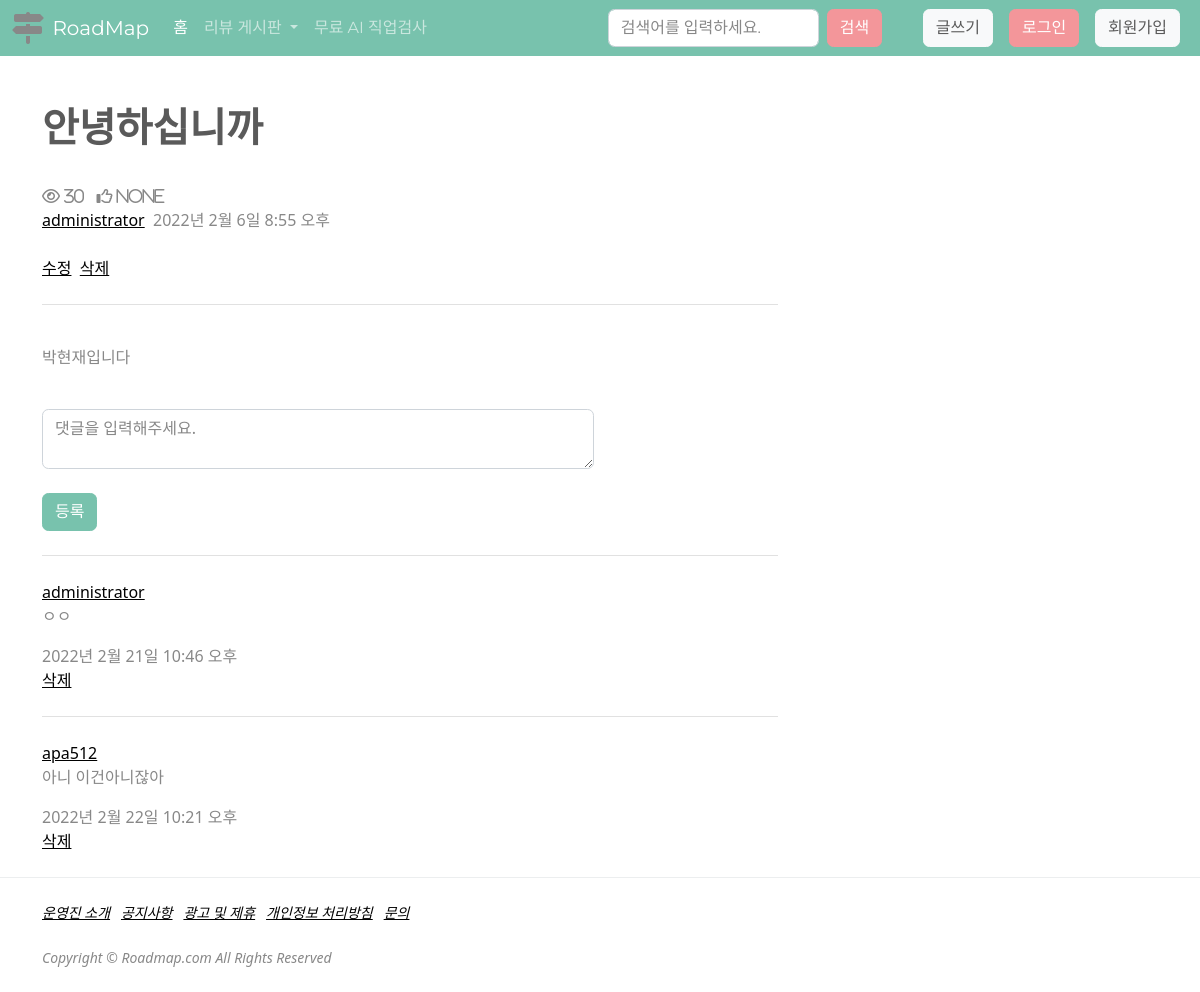
The app's page /board/19/, older data.
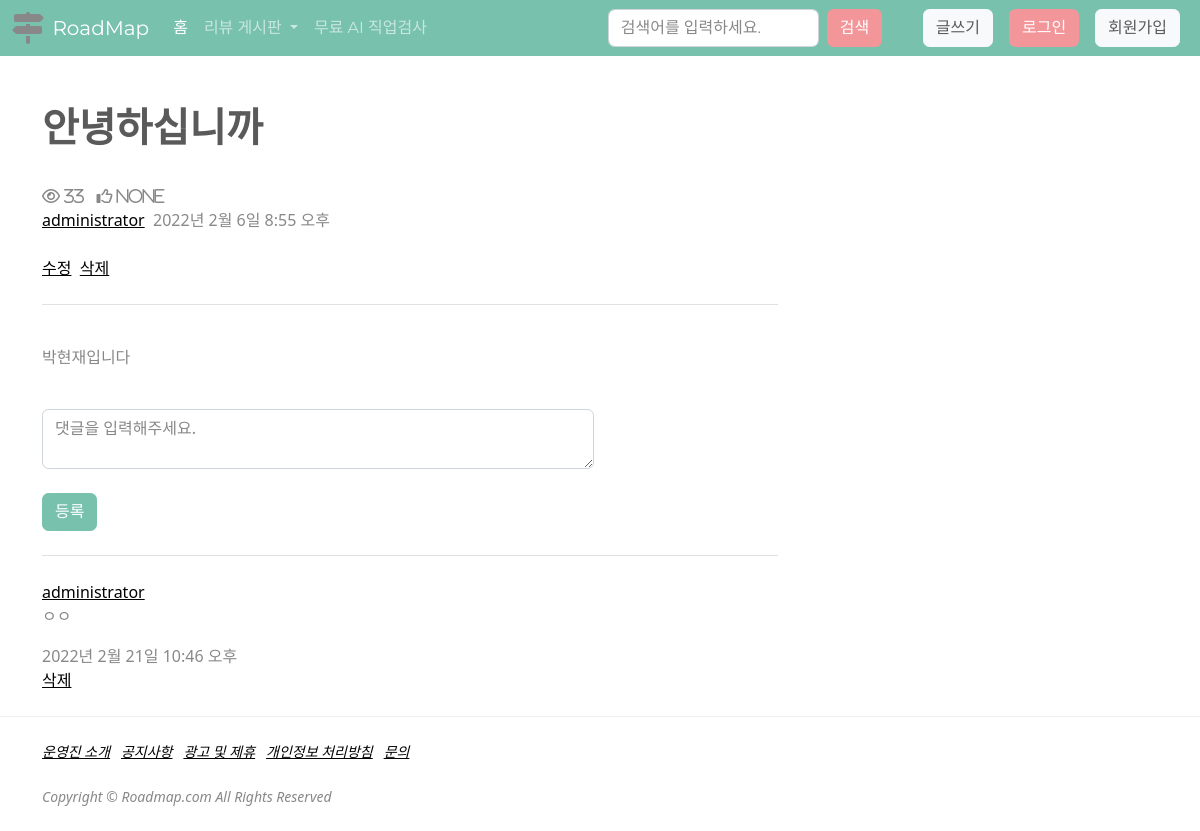
The same page, newer data.
### board/models.py (models this page shows, shortened)
class Post(models.Model):
    title = models.CharField(max_length=200, verbose_name="제목")
    contents = models.TextField(verbose_name="내용")
    writer = models.ForeignKey(
        'user.BoardMember', on_delete=models.CASCADE, null=True, verbose_name="작성자")
    created_at = models.DateTimeField(
        auto_now_add=True, null=True, verbose_name="작성일")
    updated_at = models.DateTimeField(
        auto_now=True, null=True, verbose_name="최종수정일")
    view_count = models.PositiveIntegerField(default=0, verbose_name="조회수")
    like_count = models.IntegerField(null=True, verbose_name="좋아요수")
    name_choices = (('직업리뷰', '직업리뷰'), ('학과리뷰', '학과리뷰'))
    name = models.CharField(
        max_length=200, null=True, choices=name_choices, verbose_name="게시판명")
    class Meta:
        db_table = 'boards'
        verbose_name = '게시판'
        verbose_name_plural = '게시판'

class Comment(models.Model):
    comment = models.ForeignKey(Post, null=True, on_delete=models.CASCADE)
    comment_writer = models.ForeignKey(
        'user.BoardMember', on_delete=models.CASCADE, null=True, verbose_name="댓글작성자")
    comment_contents = models.CharField('댓글작성', max_length=100)
    created_at = models.DateTimeField(
        auto_now_add=True, null=True, verbose_name="작성일")
    updated_at = models.DateTimeField(
        auto_now=True, null=True, verbose_name="최종수정일")
    def __str__(self):
        return self.comment_contents

### user/models.py (models this page shows)
class BoardMember(models.Model):
    username = models.CharField(max_length=100, verbose_name='유저ID')
    email = models.EmailField(max_length=100, verbose_name='유저메일')
    password = models.CharField(max_length=100, verbose_name='유저PW')
    created_at = models.DateTimeField(auto_now_add=True, verbose_name='가입날짜')
    updated_at = models.DateTimeField(auto_now=True, verbose_name='마지막수정일')
    def __str__(self):
        return self.username
    class Meta:
        db_table = 'boardmembers'
        verbose_name = '게시판멤버'
        verbose_name_plural = '게시판멤버'

### board/views.py (the view)
# urls.py: path('<int:pk>/', views.board_detail, name='board_detail'),
def board_detail(request, pk):
    try:
        photo = Photo()
        print(photo.img)
        context = dict()
        post = Post.objects.get(pk=pk)
        comment_form = CommentForm()
        context['post'] = post
        context['comment_form'] = comment_form
        response = render(request, 'board_detail.html', context)
        expire_date, now = datetime.now(), datetime.now()
        expire_date += timedelta(days=1)
        expire_date = expire_date.replace(
            hour=0, minute=0, second=0, microsecond=0)
        expire_date -= now
        max_age = expire_date.total_seconds()
        cookie_value = request.COOKIES.get('view_count', '_')
        if f'_{pk}_' not in cookie_value:
            cookie_value += f'{pk}_'
            response.set_cookie('view_count', value=cookie_value,
                                max_age=max_age, httponly=True)
            post.view_count += 1
            post.save()
        return response
    except Post.DoesNotExist:
        return render(request, 'board_erased.html')

### board/forms.py
class CommentForm(forms.ModelForm):
    class Meta:
        model = Comment
        fields = ['comment_contents', ]

### board/templates/board_detail.html (shortened to what this page needs)
{% extends "base.html" %}
{% block body %}
{% load static %}
            <div class="container">
                <div class="row">
                    <div class="col-md-8">
                        <div class="post-heading">
                            <h1>{{post.title}}</h1><br>
                            <div>
                                <i class="far fa-eye"> {{post.view_count}}</i>
                                <i class="far fa-thumbs-up"> {{post.like_count}}</i>
                            </div>
                            <a href="#!">{{post.writer}}</a>
                            &nbsp;{{post.created_at}}
                            </a><br><br>
                            <div class="post-edit">
                                <a href="{% url 'board_update' post.pk %}">수정</a>&nbsp;
                                <a href="{% url 'board_delete' post.pk %}" onclick="return confirm('정말 삭제하시겠습니까?');">삭제</a>
                            </div>
                            <hr class="my-4" />
                        </div>
                    </div>
                </div>
            </div>
        <article class="mb-4">
            <div class="container">
                <div class="row">
                    <div class="col-md-8">
                        <p>{{post.contents|linebreaks}}</p>
                    </div>
                </div>
            </div>
        </article>
        <div class="container">
            <div class="row">
                <div class="col-md-8">
                    <form method="POST" action="{% url 'comment_write' post.id %}">
                        <textarea class="form-control" style="height : 60px" placeholder="댓글을 입력해주세요." name="comment_contents"></textarea><br>
                        <button type="submit" class="btn btn-primary">등록</button>
                        {% for comment in post.comment_set.all %}
                        <hr class="my-4" />
                        <a href="#!">{{comment.comment_writer}}</a>
                        <p>{{comment}}</p>
                        <h7>{{comment.created_at}}</h7>
                        <div class="comment_edit">
                            <a href="{% url 'comment_delete' post.id comment.id %}" onclick="return confirm('정말 삭제하시겠습니까?');">삭제</a>
                        </div>
                        {% endfor %}
                    </form>
                </div>
            </div>
        </div>
{% endblock body %}

Row changes from the older to the newer data that the page shows:
removed Comment: comment_writer "apa512", comment_contents "아니 이건아니잖아", created_at "2022년 2월 22일 10:21 오후"
changed Post "안녕하십니까": view_count "30" → "33"
